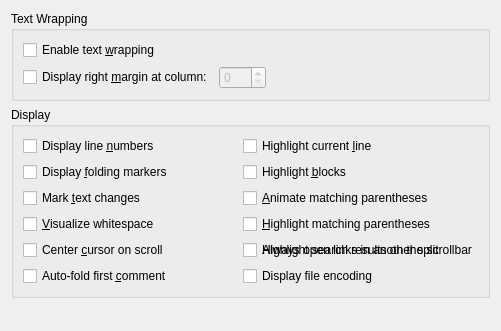
<?xml version="1.0" encoding="UTF-8"?>
<ui version="4.0">
 <class>TextEditor::Internal::DisplaySettingsPage</class>
 <widget class="QWidget" name="TextEditor::Internal::DisplaySettingsPage">
  <property name="geometry">
   <rect>
    <x>0</x>
    <y>0</y>
    <width>501</width>
    <height>331</height>
   </rect>
  </property>
  <layout class="QGridLayout" name="gridLayout_3">
   <item row="0" column="0">
    <widget class="QGroupBox" name="groupBoxText">
     <property name="title">
      <string>Text Wrapping</string>
     </property>
     <layout class="QGridLayout" name="gridLayout">
      <item row="0" column="0">
       <widget class="QCheckBox" name="enableTextWrapping">
        <property name="text">
         <string>Enable text &amp;wrapping</string>
        </property>
       </widget>
      </item>
      <item row="1" column="0">
       <layout class="QHBoxLayout" name="horizontalLayout">
        <item>
         <widget class="QCheckBox" name="showWrapColumn">
          <property name="text">
           <string>Display right &amp;margin at column:</string>
          </property>
         </widget>
        </item>
        <item>
         <widget class="QSpinBox" name="wrapColumn">
          <property name="enabled">
           <bool>false</bool>
          </property>
          <property name="maximum">
           <number>999</number>
          </property>
         </widget>
        </item>
        <item>
         <spacer name="horizontalSpacer">
          <property name="orientation">
           <enum>Qt::Horizontal</enum>
          </property>
          <property name="sizeHint" stdset="0">
           <size>
            <width>40</width>
            <height>20</height>
           </size>
          </property>
         </spacer>
        </item>
       </layout>
      </item>
     </layout>
    </widget>
   </item>
   <item row="2" column="0">
    <spacer name="verticalSpacer">
     <property name="orientation">
      <enum>Qt::Vertical</enum>
     </property>
     <property name="sizeHint" stdset="0">
      <size>
       <width>20</width>
       <height>8</height>
      </size>
     </property>
    </spacer>
   </item>
   <item row="1" column="0">
    <widget class="QGroupBox" name="groupBoxDisplay">
     <property name="title">
      <string>Display</string>
     </property>
     <layout class="QGridLayout" name="gridLayout_2">
      <item row="1" column="0">
       <widget class="QCheckBox" name="displayFoldingMarkers">
        <property name="text">
         <string>Display &amp;folding markers</string>
        </property>
       </widget>
      </item>
      <item row="5" column="0">
       <widget class="QCheckBox" name="centerOnScroll">
        <property name="text">
         <string>Center &amp;cursor on scroll</string>
        </property>
       </widget>
      </item>
      <item row="1" column="1">
       <widget class="QCheckBox" name="highlightBlocks">
        <property name="text">
         <string>Highlight &amp;blocks</string>
        </property>
       </widget>
      </item>
      <item row="6" column="0">
       <widget class="QCheckBox" name="autoFoldFirstComment">
        <property name="text">
         <string>Auto-fold first &amp;comment</string>
        </property>
       </widget>
      </item>
      <item row="2" column="1">
       <widget class="QCheckBox" name="animateMatchingParentheses">
        <property name="text">
         <string>&amp;Animate matching parentheses</string>
        </property>
       </widget>
      </item>
      <item row="0" column="1">
       <widget class="QCheckBox" name="highlightCurrentLine">
        <property name="text">
         <string>Highlight current &amp;line</string>
        </property>
       </widget>
      </item>
      <item row="0" column="0">
       <widget class="QCheckBox" name="displayLineNumbers">
        <property name="text">
         <string>Display line &amp;numbers</string>
        </property>
       </widget>
      </item>
      <item row="5" column="1">
       <widget class="QCheckBox" name="openLinksInNextSplit">
        <property name="text">
         <string>Always open links in another split</string>
        </property>
       </widget>
      </item>
      <item row="6" column="1">
       <widget class="QCheckBox" name="displayFileEncoding">
        <property name="text">
         <string>Display file encoding</string>
        </property>
       </widget>
      </item>
      <item row="4" column="0">
       <widget class="QCheckBox" name="visualizeWhitespace">
        <property name="toolTip">
         <string>Shows tabs and spaces.</string>
        </property>
        <property name="text">
         <string>&amp;Visualize whitespace</string>
        </property>
       </widget>
      </item>
      <item row="4" column="1">
       <widget class="QCheckBox" name="highlightMatchingParentheses">
        <property name="text">
         <string>&amp;Highlight matching parentheses</string>
        </property>
       </widget>
      </item>
      <item row="2" column="0">
       <widget class="QCheckBox" name="markTextChanges">
        <property name="text">
         <string>Mark &amp;text changes</string>
        </property>
       </widget>
      </item>
      <!--OPENMV-DIFF-->
      <!--<item row="7" column="0">-->
      <!--OPENMV-DIFF-->
      <item row="5" column="1">
      <!--OPENMV-DIFF-->
       <widget class="QCheckBox" name="scrollBarHighlights">
        <property name="text">
         <string>Highlight search results on the scrollbar</string>
        </property>
       </widget>
      </item>
     </layout>
    </widget>
   </item>
  </layout>
 </widget>
 <resources/>
 <connections>
  <connection>
   <sender>showWrapColumn</sender>
   <signal>toggled(bool)</signal>
   <receiver>wrapColumn</receiver>
   <slot>setEnabled(bool)</slot>
   <hints>
    <hint type="sourcelabel">
     <x>238</x>
     <y>84</y>
    </hint>
    <hint type="destinationlabel">
     <x>299</x>
     <y>84</y>
    </hint>
   </hints>
  </connection>
 </connections>
</ui>
